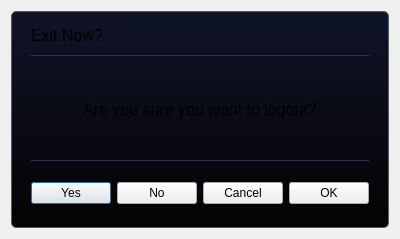
<?xml version="1.0" encoding="UTF-8"?>
<ui version="4.0">
 <class>AlertDialog</class>
 <widget class="QDialog" name="AlertDialog">
  <property name="geometry">
   <rect>
    <x>0</x>
    <y>0</y>
    <width>390</width>
    <height>239</height>
   </rect>
  </property>
  <property name="sizePolicy">
   <sizepolicy hsizetype="Minimum" vsizetype="Minimum">
    <horstretch>0</horstretch>
    <verstretch>0</verstretch>
   </sizepolicy>
  </property>
  <property name="windowTitle">
   <string>Form</string>
  </property>
  <property name="styleSheet">
   <string notr="true">QWidget#frame {
	background-color: qlineargradient(x1: 0, y1: 0, x2: 0, y2: 1, stop: 0 rgb(15, 20, 40), stop: 1 rgb(4, 2, 2));
	border-style: solid;
	border-radius: 5px;
	border-width: 1px;
	border-color: rgb(90, 90, 100);
}

QFrame#line_top {
	color: black;
	border-style: solid;
	border-top-width:1px;
	border-bottom-width:0px;
	border-color: rgb(50, 50, 80);
}

QFrame#line_bot {
	color: black;
	border-style: solid;
	border-top-width:1px;
	border-bottom-width:0px;
	border-color: rgb(50, 50, 80);
}

QLabel {
	font-size: 12pt;
}
</string>
  </property>
  <property name="modal">
   <bool>true</bool>
  </property>
  <layout class="QVBoxLayout" name="verticalLayout_2">
   <item>
    <widget class="QWidget" name="frame" native="true">
     <property name="sizePolicy">
      <sizepolicy hsizetype="Preferred" vsizetype="Minimum">
       <horstretch>0</horstretch>
       <verstretch>0</verstretch>
      </sizepolicy>
     </property>
     <layout class="QVBoxLayout" name="verticalLayout">
      <property name="spacing">
       <number>10</number>
      </property>
      <property name="leftMargin">
       <number>20</number>
      </property>
      <property name="topMargin">
       <number>15</number>
      </property>
      <property name="rightMargin">
       <number>20</number>
      </property>
      <property name="bottomMargin">
       <number>15</number>
      </property>
      <item>
       <widget class="QLabel" name="title">
        <property name="sizePolicy">
         <sizepolicy hsizetype="Preferred" vsizetype="Maximum">
          <horstretch>0</horstretch>
          <verstretch>0</verstretch>
         </sizepolicy>
        </property>
        <property name="text">
         <string>Exit Now?</string>
        </property>
       </widget>
      </item>
      <item>
       <widget class="Line" name="line_top">
        <property name="frameShadow">
         <enum>QFrame::Plain</enum>
        </property>
        <property name="lineWidth">
         <number>0</number>
        </property>
        <property name="midLineWidth">
         <number>0</number>
        </property>
        <property name="orientation">
         <enum>Qt::Horizontal</enum>
        </property>
       </widget>
      </item>
      <item>
       <widget class="QLabel" name="text">
        <property name="sizePolicy">
         <sizepolicy hsizetype="Preferred" vsizetype="Minimum">
          <horstretch>0</horstretch>
          <verstretch>0</verstretch>
         </sizepolicy>
        </property>
        <property name="text">
         <string>Are you sure you want to logout?</string>
        </property>
        <property name="alignment">
         <set>Qt::AlignCenter</set>
        </property>
       </widget>
      </item>
      <item>
       <widget class="Line" name="line_bot">
        <property name="frameShadow">
         <enum>QFrame::Plain</enum>
        </property>
        <property name="lineWidth">
         <number>0</number>
        </property>
        <property name="orientation">
         <enum>Qt::Horizontal</enum>
        </property>
       </widget>
      </item>
      <item>
       <widget class="QWidget" name="buttons" native="true">
        <property name="sizePolicy">
         <sizepolicy hsizetype="Preferred" vsizetype="Maximum">
          <horstretch>0</horstretch>
          <verstretch>0</verstretch>
         </sizepolicy>
        </property>
        <layout class="QHBoxLayout" name="horizontalLayout">
         <property name="leftMargin">
          <number>0</number>
         </property>
         <property name="rightMargin">
          <number>0</number>
         </property>
         <item>
          <spacer name="horizontalSpacer_2">
           <property name="orientation">
            <enum>Qt::Horizontal</enum>
           </property>
           <property name="sizeHint" stdset="0">
            <size>
             <width>1</width>
             <height>20</height>
            </size>
           </property>
          </spacer>
         </item>
         <item>
          <widget class="QPushButton" name="yes">
           <property name="enabled">
            <bool>true</bool>
           </property>
           <property name="sizePolicy">
            <sizepolicy hsizetype="MinimumExpanding" vsizetype="Fixed">
             <horstretch>0</horstretch>
             <verstretch>0</verstretch>
            </sizepolicy>
           </property>
           <property name="text">
            <string>Yes</string>
           </property>
          </widget>
         </item>
         <item>
          <widget class="QPushButton" name="no">
           <property name="sizePolicy">
            <sizepolicy hsizetype="MinimumExpanding" vsizetype="Fixed">
             <horstretch>0</horstretch>
             <verstretch>0</verstretch>
            </sizepolicy>
           </property>
           <property name="text">
            <string>No</string>
           </property>
          </widget>
         </item>
         <item>
          <widget class="QPushButton" name="cancel">
           <property name="sizePolicy">
            <sizepolicy hsizetype="MinimumExpanding" vsizetype="Fixed">
             <horstretch>0</horstretch>
             <verstretch>0</verstretch>
            </sizepolicy>
           </property>
           <property name="text">
            <string>Cancel</string>
           </property>
          </widget>
         </item>
         <item>
          <widget class="QPushButton" name="ok">
           <property name="sizePolicy">
            <sizepolicy hsizetype="MinimumExpanding" vsizetype="Fixed">
             <horstretch>0</horstretch>
             <verstretch>0</verstretch>
            </sizepolicy>
           </property>
           <property name="minimumSize">
            <size>
             <width>0</width>
             <height>0</height>
            </size>
           </property>
           <property name="text">
            <string>OK</string>
           </property>
          </widget>
         </item>
         <item>
          <spacer name="horizontalSpacer">
           <property name="orientation">
            <enum>Qt::Horizontal</enum>
           </property>
           <property name="sizeHint" stdset="0">
            <size>
             <width>1</width>
             <height>20</height>
            </size>
           </property>
          </spacer>
         </item>
        </layout>
       </widget>
      </item>
     </layout>
    </widget>
   </item>
  </layout>
 </widget>
 <resources/>
 <connections>
  <connection>
   <sender>cancel</sender>
   <signal>clicked()</signal>
   <receiver>AlertDialog</receiver>
   <slot>reject()</slot>
   <hints>
    <hint type="sourcelabel">
     <x>283</x>
     <y>249</y>
    </hint>
    <hint type="destinationlabel">
     <x>242</x>
     <y>143</y>
    </hint>
   </hints>
  </connection>
  <connection>
   <sender>ok</sender>
   <signal>clicked()</signal>
   <receiver>AlertDialog</receiver>
   <slot>accept()</slot>
   <hints>
    <hint type="sourcelabel">
     <x>364</x>
     <y>249</y>
    </hint>
    <hint type="destinationlabel">
     <x>242</x>
     <y>143</y>
    </hint>
   </hints>
  </connection>
  <connection>
   <sender>yes</sender>
   <signal>clicked()</signal>
   <receiver>AlertDialog</receiver>
   <slot>accept()</slot>
   <hints>
    <hint type="sourcelabel">
     <x>121</x>
     <y>249</y>
    </hint>
    <hint type="destinationlabel">
     <x>242</x>
     <y>143</y>
    </hint>
   </hints>
  </connection>
  <connection>
   <sender>no</sender>
   <signal>clicked()</signal>
   <receiver>AlertDialog</receiver>
   <slot>reject()</slot>
   <hints>
    <hint type="sourcelabel">
     <x>202</x>
     <y>249</y>
    </hint>
    <hint type="destinationlabel">
     <x>242</x>
     <y>143</y>
    </hint>
   </hints>
  </connection>
 </connections>
</ui>
